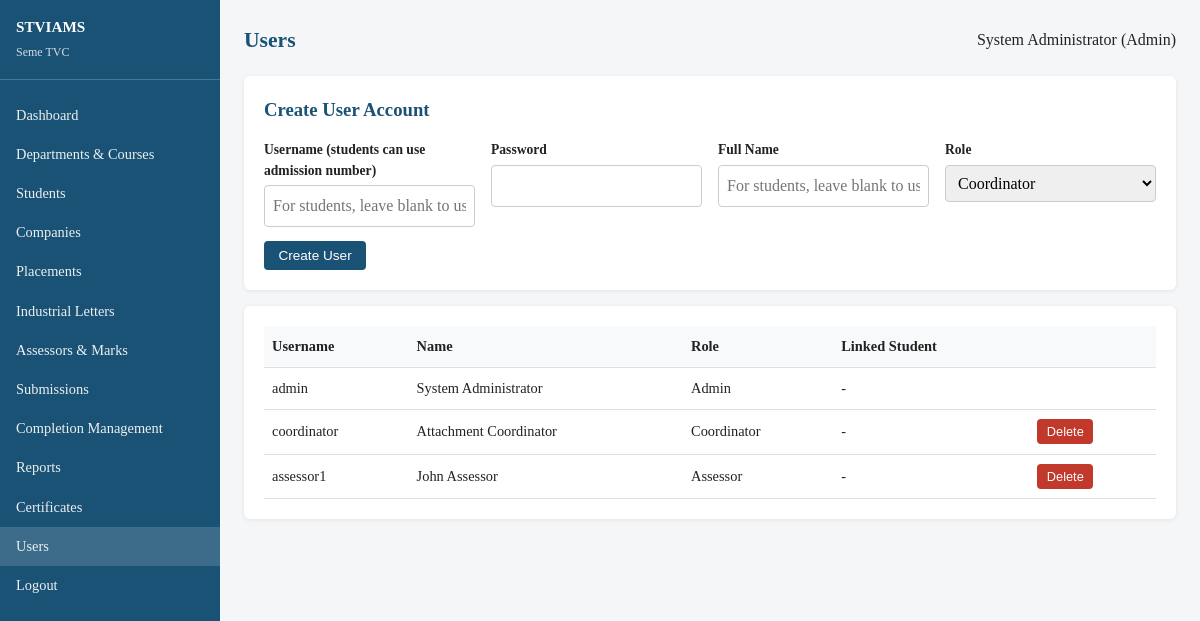
/users.php (signed in), run on the app's committed database.
### tables this page shows
CREATE TABLE IF NOT EXISTS users (
    id INT AUTO_INCREMENT PRIMARY KEY,
    username VARCHAR(50) NOT NULL UNIQUE,
    password VARCHAR(255) NOT NULL,
    full_name VARCHAR(100) NOT NULL,
    role ENUM('admin', 'coordinator', 'assessor', 'student') NOT NULL,
    student_id INT NULL,
    created_at TIMESTAMP DEFAULT CURRENT_TIMESTAMP
);

### includes/functions.php (called while the page is built, shortened)
<?php
function e(?string $s): string
{
    return htmlspecialchars((string) $s, ENT_QUOTES, 'UTF-8');
}

### includes/auth.php (called while the page is built, shortened)
<?php
require_once __DIR__ . '/functions.php';
function current_user(): array
{
    return $_SESSION['user'];
}

### users.php (the view, shortened to what this page needs)
<?php
$pageTitle = 'Users';
require_once __DIR__ . '/includes/auth.php';
$pdo = db();
$users = $pdo->query("
    SELECT u.*, s.reg_no, s.full_name AS linked_student
    FROM users u
    LEFT JOIN students s ON s.id = u.student_id
    ORDER BY u.role, u.full_name
")->fetchAll();
require __DIR__ . '/includes/header.php';
?>
<div class="card">
    <h3 style="margin-bottom:1rem;color:#1a5276;">Create User Account</h3>
    <form method="post" class="form-grid" id="userForm">
        <div>
            <label>Username (students can use admission number)</label>
            <input name="username" placeholder="For students, leave blank to use admission number">
        </div>
        <div><label>Password</label><input type="password" name="password" required minlength="4"></div>
        <div>
            <label>Full Name</label>
            <input name="full_name" placeholder="For students, leave blank to use student name">
        </div>
        <div><label>Role</label>
            <select name="role" id="roleSelect" required onchange="document.getElementById('studentLink').style.display=this.value==='student'?'block':'none'">
                <option value="coordinator">Coordinator</option>
            </select>
        </div>
        <div><button type="submit" class="btn">Create User</button></div>
    </form>
</div>
<div class="card">
    <table>
        <tr><th>Username</th><th>Name</th><th>Role</th><th>Linked Student</th><th></th></tr>
        <?php foreach ($users as $u): ?>
        <tr>
            <td><?= e($u['username']) ?></td>
            <td><?= e($u['full_name']) ?></td>
            <td><?= e(ucfirst($u['role'])) ?></td>
            <td><?= e($u['linked_student'] ?? '-') ?></td>
            <td>
                <?php if ((int) $u['id'] !== current_user()['id']): ?>
                <form method="post" onsubmit="return confirm('Delete user?');">
                    <button class="btn btn-danger btn-sm">Delete</button>
                </form>
                <?php endif; ?>
            </td>
        </tr>
        <?php endforeach; ?>
    </table>
</div>
<?php require __DIR__ . '/includes/footer.php'; ?>

### includes/header.php (shortened to what this page needs)
<?php
$user = current_user();
$role = $user['role'];
$current = basename($_SERVER['PHP_SELF']);
$menus = [
    'admin' => [
        ['dashboard.php', 'Dashboard'],
        ['departments.php', 'Departments & Courses'],
        ['students.php', 'Students'],
        ['companies.php', 'Companies'],
        ['placements.php', 'Placements'],
        ['letters.php', 'Industrial Letters'],
        ['assessors.php', 'Assessors & Marks'],
        ['submissions.php', 'Submissions'],
        ['student_completion.php', 'Completion Management'],
        ['reports.php', 'Reports'],
        ['certificates.php', 'Certificates'],
        ['users.php', 'Users'],
    ],
    'coordinator' => [
        ['dashboard.php', 'Dashboard'],
        ['departments.php', 'Departments & Courses'],
        ['students.php', 'Students'],
        ['companies.php', 'Companies'],
        ['placements.php', 'Placements'],
        ['letters.php', 'Industrial Letters'],
        ['assessors.php', 'Assessors & Marks'],
        ['submissions.php', 'Submissions'],
        ['student_completion.php', 'Completion Management'],
        ['reports.php', 'Reports'],
        ['certificates.php', 'Certificates'],
    ],
    'assessor' => [
        ['dashboard.php', 'Dashboard'],
        ['my_students.php', 'My Students'],
        ['marks.php', 'Enter Marks'],
    ],
    'student' => [
        ['dashboard.php', 'Dashboard'],
        ['my_attachment.php', 'My Attachment'],
        ['upload.php', 'Upload Documents'],
        ['my_marks.php', 'My Marks'],
        ['my_certificates.php', 'My Certificates'],
    ],
];
$nav = $menus[$role] ?? [];
?>
<!DOCTYPE html>
<html lang="en">
<head>
    <link rel="stylesheet" href="/Attachment/assets/style.css">
</head>
<body>
<div class="layout">
    <aside class="sidebar no-print">
        <div class="brand">
            <strong>STVIAMS</strong>
            <small>Seme TVC</small>
        </div>
        <nav>
            <?php foreach ($nav as [$file, $label]): ?>
                <a href="/Attachment/<?= e($file) ?>" class="<?= $current === $file ? 'active' : '' ?>"><?= e($label) ?></a>
            <?php endforeach; ?>
            <a href="/Attachment/logout.php">Logout</a>
        </nav>
    </aside>
    <main class="main">
        <div class="topbar no-print">
            <h1><?= e($pageTitle ?? 'Dashboard') ?></h1>
            <span><?= e($user['full_name']) ?> (<?= e(ucfirst($role)) ?>)</span>
        </div>

### includes/footer.php
    </main>
</div>
</body>
</html>

### assets/style.css (style rules this page uses)
* { box-sizing: border-box; margin: 0; padding: 0; }
body { font-family: Georgia, 'Times New Roman', serif; background: #f4f6f8; color: #222; line-height: 1.5; }
a { color: #1a5276; text-decoration: none; }
.layout { display: flex; min-height: 100vh; }
.sidebar { width: 220px; background: #1a5276; color: #fff; padding: 1rem 0; flex-shrink: 0; }
.sidebar .brand { padding: 0 1rem 1rem; border-bottom: 1px solid rgba(255,255,255,.2); margin-bottom: 1rem; }
.sidebar .brand strong { display: block; font-size: .95rem; }
.sidebar .brand small { opacity: .8; font-size: .75rem; }
.sidebar nav a { display: block; padding: .55rem 1rem; color: #ecf0f1; font-size: .9rem; }
.sidebar nav a:hover, .sidebar nav a.active { background: rgba(255,255,255,.15); text-decoration: none; }
.main { flex: 1; padding: 1.5rem; overflow-x: auto; }
.topbar { display: flex; justify-content: space-between; align-items: center; margin-bottom: 1.25rem; }
.topbar h1 { font-size: 1.35rem; color: #1a5276; }
.card { background: #fff; border-radius: 6px; padding: 1.25rem; margin-bottom: 1rem; box-shadow: 0 1px 4px rgba(0,0,0,.08); }
table { width: 100%; border-collapse: collapse; font-size: .9rem; }
th, td { padding: .6rem .5rem; text-align: left; border-bottom: 1px solid #e0e0e0; }
th { background: #f8f9fa; font-weight: 600; }
label { display: block; margin-bottom: .25rem; font-size: .85rem; font-weight: 600; }
input, select, textarea { width: 100%; padding: .5rem; margin-bottom: .85rem; border: 1px solid #ccc; border-radius: 4px; font: inherit; }
.btn { display: inline-block; padding: .45rem .9rem; background: #1a5276; color: #fff !important; border: none; border-radius: 4px; cursor: pointer; font-size: .85rem; text-decoration: none !important; }
.btn-sm { padding: .3rem .6rem; font-size: .8rem; }
.btn-danger { background: #c0392b; }
.form-grid { display: grid; grid-template-columns: repeat(auto-fit, minmax(200px, 1fr)); gap: 0 1rem; }

### data on the page
users: full_name "System Administrator", role "Admin", username "admin", linked_student "-"
users: username "coordinator", full_name "Attachment Coordinator", role "Coordinator", linked_student "-"
users: username "assessor1", full_name "John Assessor", role "Assessor", linked_student "-"

### other printed values
$label "Dashboard"
$label "Departments & Courses"
$label "Students"
$label "Companies"
$label "Placements"
$label "Industrial Letters"
$label "Assessors & Marks"
$label "Submissions"
$label "Completion Management"
$label "Reports"
$label "Certificates"
$label "Users"
$pageTitle "Users"
